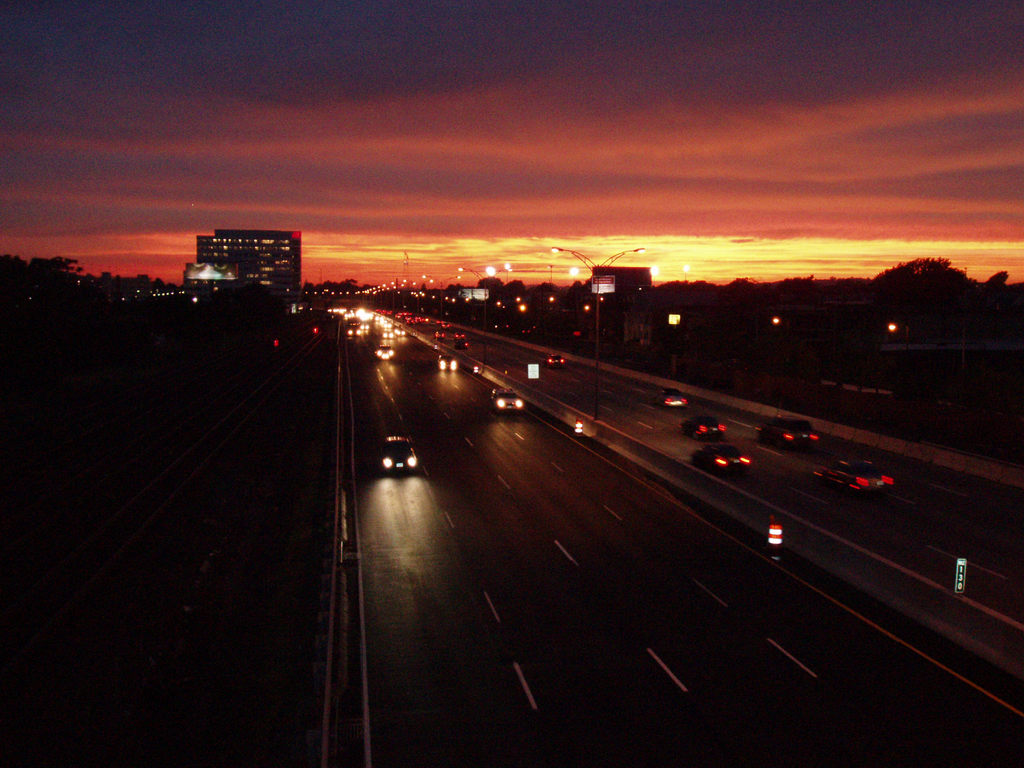
#> input picture 5/0005.bmp, 1024 x 768 px; the run also reads 1 picture not shown here
$ python main.py   (Python 2 division)
#> lines starting #> are read from the running program, lines starting #| are printed output that depends on the picture
import cv2, scipy.stats
import numpy as np

def viz(h):
    height = 500
    width = 255 * 5
    img = np.zeros((height, width))
    for i, x in enumerate(h):
        for j in xrange(x/50):
            img[height - j - 1][i*4] = 255
    cv2.imshow('', img)
    cv2.waitKey()

if __name__ == '__main__':
    img  = cv2.imread('../5/0005.bmp', 0)
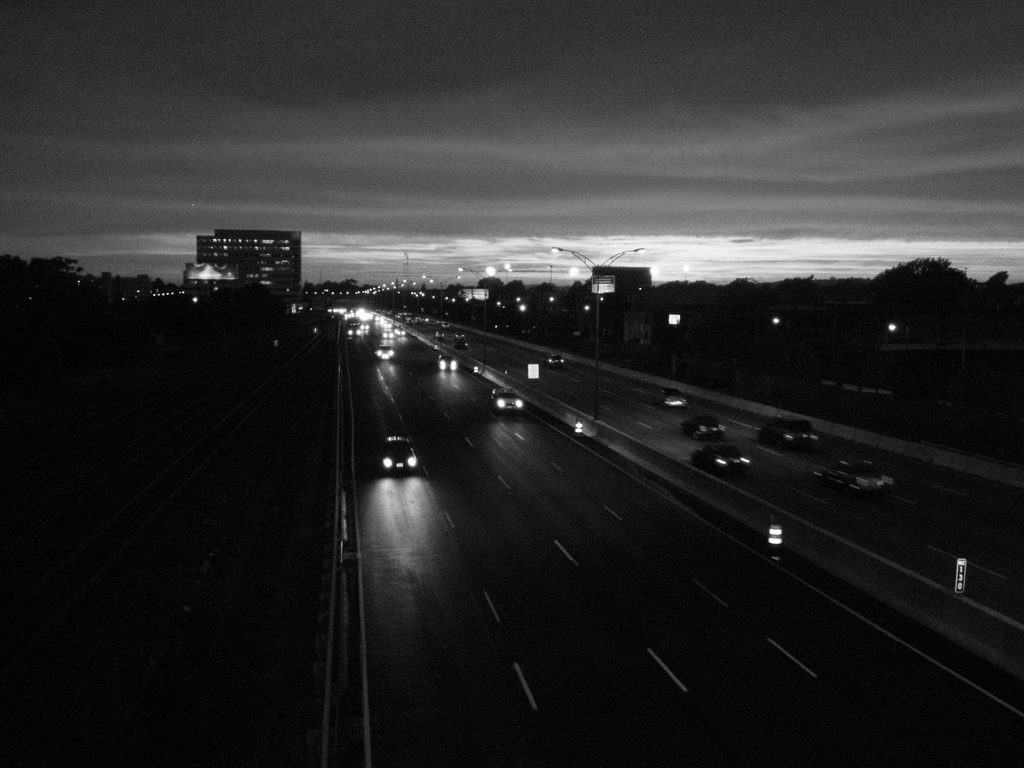
#> img: shape (768, 1024); min 0, max 255, mean 40.4
    img2 = cv2.imread('../5/0006.bmp', 0)
#> img2: shape (768, 1024); min 0, max 255, mean 40.4
    img  = cv2.imread('/home/daiver/sec_images/images_jpg/image_002.jpg', 0)
    img2  = cv2.imread('/home/daiver/sec_images/images_jpg/image_003.jpg', 0)
    cv2.imshow('1', img) ; cv2.imshow('2', img2)
#> (the run stopped early here; a loop or call above may not have finished)
